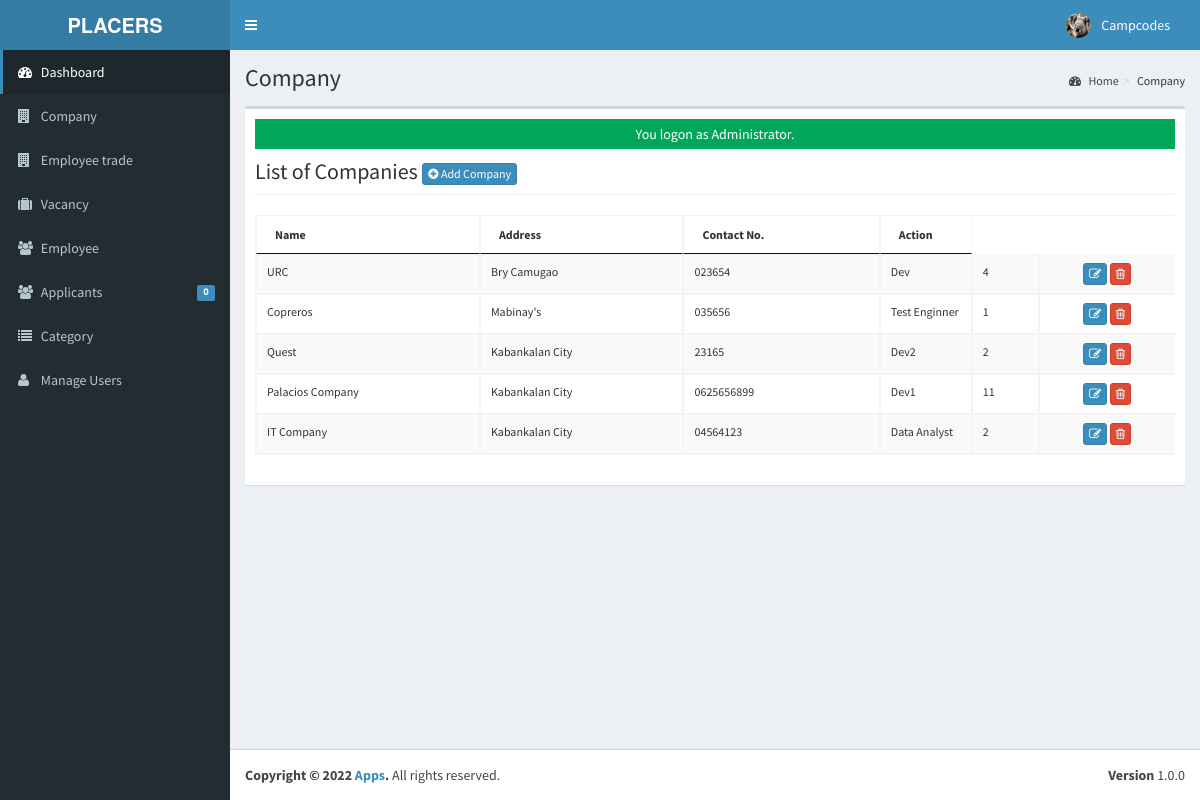
/admin/trade/index.php (signed in), run on the app's committed database.
### tables this page shows
CREATE TABLE `tblusers` (
  `USERID` varchar(30) NOT NULL,
  `FULLNAME` varchar(40) NOT NULL,
  `USERNAME` varchar(90) NOT NULL,
  `PASS` varchar(90) NOT NULL,
  `ROLE` varchar(30) NOT NULL,
  `PICLOCATION` varchar(255) NOT NULL
);

CREATE TABLE `tbltrade` (
  `COMPANYID` int(11) NOT NULL,
  `COMPANYNAME` varchar(90) NOT NULL,
  `COMPANYADDRESS` varchar(90) NOT NULL,
  `COMPANYCONTACTNO` varchar(30) NOT NULL,
  `EMPLOYEEPROFILE` varchar(90) NOT NULL,
  `NOOFEMPLOYEEAVAILABLE` int(10) NOT NULL
);

### admin/trade/index.php (called while the page is built, shortened)
<?php
require_once("../../include/initialize.php");
$title="Company";
require_once ("../theme/templates.php");
?>

### include/database.php (called while the page is built, shortened)
<?php
class Database {
	var $sql_string = '';
	private $conn;
	public function open_connection() {
		$this->conn = mysqli_connect(server,user,pass);
		if(!$this->conn){
			echo "Problem in database connection! Contact administrator!";
			exit();
		}else{
			$db_select = mysqli_select_db($this->conn,database_name);
		}
	}
	function setQuery($sql='') {
		$this->sql_string=$sql;
	}
	function executeQuery() {
		$result = mysqli_query($this->conn,$this->sql_string);
		return $result;
	}
	private function confirm_query($result) {
		return $result;
	}
	function loadResultList( $key='' ) {
		$cur = $this->executeQuery();
		$array = array();
		while ($row = mysqli_fetch_object($cur)) {
			if ($key) {
				$array[$row->$key] = $row;
			} else {
				$array[] = $row;
			}
		}
		return $array;
	}
	function loadSingleResult() {
		$cur = $this->executeQuery();
		while ($row = mysqli_fetch_object($cur)) {
		return $data = $row;
		}
	}
}
$mydb = new Database();
?>

### include/accounts.php (called while the page is built, shortened)
<?php
require_once(LIB_PATH.DS.'database.php');
class User {
	protected static  $tblname = "tblusers";
	function single_user($id=""){
			global $mydb;
			$mydb->setQuery("SELECT * FROM ".self::$tblname."
				Where USERID= '{$id}' LIMIT 1");
			$cur = $mydb->loadSingleResult();
			return $cur;
	}
}
?>

### include/function.php (called while the page is built, shortened)
<?php
function currentpage(){
		$this_page = $_SERVER['SCRIPT_NAME'];
	    $bits = explode('/',$this_page);
		 return $bits[3];
	}
		?>

### admin/trade/list.php (the view, shortened to what this page needs)
<div class="row">
      	 <div class="col-lg-12">
           <h1 class="page-header">List of Companies  <a href="index.php?view=add" class="btn btn-primary btn-xs  ">  <i class="fa fa-plus-circle fw-fa"></i> Add Company</a>  </h1>
      		</div>
  		 </div>
 		    <form action="controller.php?action=delete" Method="POST">
		     <div class="table-responsive">
			<table id="dash-table" class="table table-striped table-bordered table-hover"  style="font-size:12px" cellspacing="0">
			  <thead>
			  	<tr>
			  		<th>Name</th>
			  		<th>Address</th>
			  		<th>Contact No.</th>
			  		 <th width="10%" align="center">Action</th>
			  	</tr>
			  </thead>
			  <tbody>
			  	<?php
			  		$mydb->setQuery("SELECT * FROM `tbltrade`");
			  		$cur = $mydb->loadResultList();
					foreach ($cur as $result) {
			  		echo '<tr>';
			  			echo '<td>' . $result->COMPANYNAME.'</td>';
			  			echo '<td>' . $result->COMPANYADDRESS.'</td>';
			  			echo '<td>' . $result->COMPANYCONTACTNO.'</td>';
                           echo '<td>' . $result->EMPLOYEEPROFILE.'</td>';
                           echo '<td>' . $result->NOOFEMPLOYEEAVAILABLE.'</td>';
			  		echo '<td align="center"><a title="Edit" href="index.php?view=edit&id='.$result->COMPANYID.'" class="btn btn-primary btn-xs  ">  <span class="fa fa-edit fw-fa"></a>
			  		     <a title="Delete" href="controller.php?action=delete&id='.$result->COMPANYID.'" class="btn btn-danger btn-xs  ">  <span class="fa  fa-trash-o fw-fa "></a></td>';
			  		echo '</tr>';
			  	}
			  	?>
			  </tbody>
			</table>
			</form>

### admin/theme/templates.php (shortened to what this page needs)
<!DOCTYPE html>
<html>
    <head>
        <link rel="stylesheet" href="<?php echo web_root;?>bootstrap/css/bootstrap.min.css">
        <link rel="stylesheet" href="<?php echo web_root;?>plugins/font-awesome/css/font-awesome.min.css">
        <link rel="stylesheet" href="<?php echo web_root;?>dist/css/AdminLTE.min.css">
        <link rel="stylesheet" href="<?php echo web_root;?>dist/css/skins/_all-skins.min.css">
        <link rel="stylesheet" href="<?php echo web_root;?>plugins/iCheck/flat/blue.css">
        <link rel="stylesheet" href="<?php echo web_root;?>plugins/morris/morris.css">
        <link rel="stylesheet" href="<?php echo web_root;?>plugins/jvectormap/jquery-jvectormap-1.2.2.css">
        <link href="<?php echo web_root; ?>plugins/datepicker/bootstrap-datetimepicker.min.css" rel="stylesheet" media="screen">
        <link rel="stylesheet" href="<?php echo web_root;?>plugins/dataTables/jquery.dataTables.min.css">
        <link rel="stylesheet" href="<?php echo web_root;?>plugins/bootstrap-wysihtml5/bootstrap3-wysihtml5.min.css">
    </head>
 <body class="hold-transition skin-blue fixed sidebar-mini">
<div class="wrapper">
  <header class="main-header">
    <a href="<?php echo web_root;?>/admin/" class="logo">
      <span class="logo-lg"><b>PLACERS</b></span>
    </a>
    <nav class="navbar navbar-static-top" role="navigation">
      <a href="#" class="sidebar-toggle" data-toggle="offcanvas" role="button">
      </a>
      <div class="navbar-custom-menu">
        <ul class="nav navbar-nav">
          <?php
              $user = New User();
              $singleuser = $user->single_user($_SESSION['ADMIN_USERID']);
          ?>
          <li class="dropdown user user-menu" style="padding-right: 15px;"  >
            <a href="#" class="dropdown-toggle" data-toggle="dropdown">
              <img src="<?php echo web_root.'admin/user/'. $singleuser->PICLOCATION;?>" class="user-image" alt="User Image">
              <span class="hidden-xs"><?php echo $singleuser->FULLNAME; ?></span>
            </a>
          </li>
        </ul>
      </div>
    </nav>
  </header>
  <aside class="main-sidebar">
    <section class="sidebar">
      <ul class="sidebar-menu">
        <li  class="<?php echo (currentpage() == 'index.php') ? "active" : false;?>" >
          <a href="<?php echo web_root ;?>admin/">
            <i class="fa fa-dashboard"></i> <span>Dashboard</span>
          </a>
        </li>
        <li class="<?php echo (currentpage() == 'company') ? "active" : false;?>" >
          <a href="<?php echo web_root ;?>admin/company/">
            <i class="fa fa-building"></i> <span>Company</span>
          </a>
        </li>
        <li class="<?php echo (currentpage() == 'trade') ? "active" : false;?>" >
          <a href="<?php echo web_root ;?>admin/trade/">
            <i class="fa fa-building"></i> <span>Employee trade</span>
          </a>
        </li>
        <li class="<?php echo (currentpage() == 'vacancy') ? "active" : false;?>" >
          <a href="<?php echo web_root ;?>admin/vacancy/">
            <i class="fa fa-suitcase"></i> <span>Vacancy</span>
          </a>
        </li>
        <li class="<?php echo (currentpage() == 'employee') ? "active" : false;?>" >
          <a href="<?php echo web_root ;?>admin/employee/">
            <i class="fa fa-users"></i> <span>Employee</span>
          </a>
        </li>
        <li class="<?php echo (currentpage() == 'applicants') ? "active" : false;?>" >
          <a href="<?php echo web_root ;?>admin/applicants/">
            <i class="fa fa-users"></i> <span>Applicants</span>
            <span class="label label-primary pull-right">
              <?php
                $sql = "SELECT count(*) as 'APPL' FROM `tbljobregistration` WHERE `PENDINGAPPLICATION`=1";
                $mydb->setQuery($sql);
                $pending = $mydb->loadSingleResult();
                echo $pending->APPL;
              ?>
            </span>
          </a>
        </li>
        <li class="<?php echo (currentpage() == 'category') ? "active" : false;?>" >
          <a href="<?php echo web_root ;?>admin/category/">
            <i class="fa fa-list"></i> <span>Category</span>
          </a>
        </li>
         <li class="<?php echo (currentpage() == 'user') ? "active" : false;?>">
          <a href="<?php echo web_root; ?>admin/user/">
            <i class="fa fa-user"></i> <span>Manage Users</span> </a>
        </li>
      </ul>
    </section>
  </aside>
  <div class="content-wrapper">
  <section class="content-header">
      <h1>
        <?php echo isset($title) ? $title : ''; ?>
      </h1>
      <ol class="breadcrumb">
        <?php
          if ($title!='Home') {
            $active_title = '';
            if (isset($_GET['view'])) {
              $active_title = '<li class='.$active_title.'><a href="index.php">'.$title.'</a></li>';
            }else{
              $active_title = '<li class='.$active_title.'>'.$title.'</li>';
            }
            echo '<li><a href='.web_root.'admin/><i class="fa fa-dashboard"></i> Home</a></li>';
            echo  $active_title;
          }
        ?>
      </ol>
    </section>
         <section class="content">
          <div class="row">
            <div class="col-xs-12">
              <div class="box">
                <div class="box-body">
              <?php
               require_once $content;
               ?>
             </div>
           </div>
         </div>
         </section>
 </div>
  <footer class="main-footer">
    <div class="pull-right hidden-xs">
      <b>Version</b> 1.0.0
    </div>
    <strong>Copyright &copy; 2022 <a href="#">Apps</a>.</strong> All rights
    reserved.
  </footer>
    </body>
</html>

### data on the page
tblusers: PICLOCATION (picture), FULLNAME "Campcodes"
tbltrade: COMPANYNAME "URC", COMPANYADDRESS "Bry Camugao", COMPANYCONTACTNO "023654", EMPLOYEEPROFILE "Dev", NOOFEMPLOYEEAVAILABLE "4"
tbltrade: COMPANYNAME "Copreros", COMPANYADDRESS "Mabinay's", COMPANYCONTACTNO "035656", EMPLOYEEPROFILE "Test Enginner", NOOFEMPLOYEEAVAILABLE "1"
tbltrade: COMPANYNAME "Quest", COMPANYADDRESS "Kabankalan City", COMPANYCONTACTNO "23165", EMPLOYEEPROFILE "Dev2", NOOFEMPLOYEEAVAILABLE "2"
tbltrade: COMPANYNAME "Palacios Company", COMPANYADDRESS "Kabankalan City", COMPANYCONTACTNO "0625656899", EMPLOYEEPROFILE "Dev1", NOOFEMPLOYEEAVAILABLE "11"
tbltrade: COMPANYNAME "IT Company", COMPANYADDRESS "Kabankalan City", COMPANYCONTACTNO "04564123", EMPLOYEEPROFILE "Data Analyst", NOOFEMPLOYEEAVAILABLE "2"

### other printed values
$pending->APPL "0"
$title "Company"
$_SESSION['message'] "You logon as Administrator."
